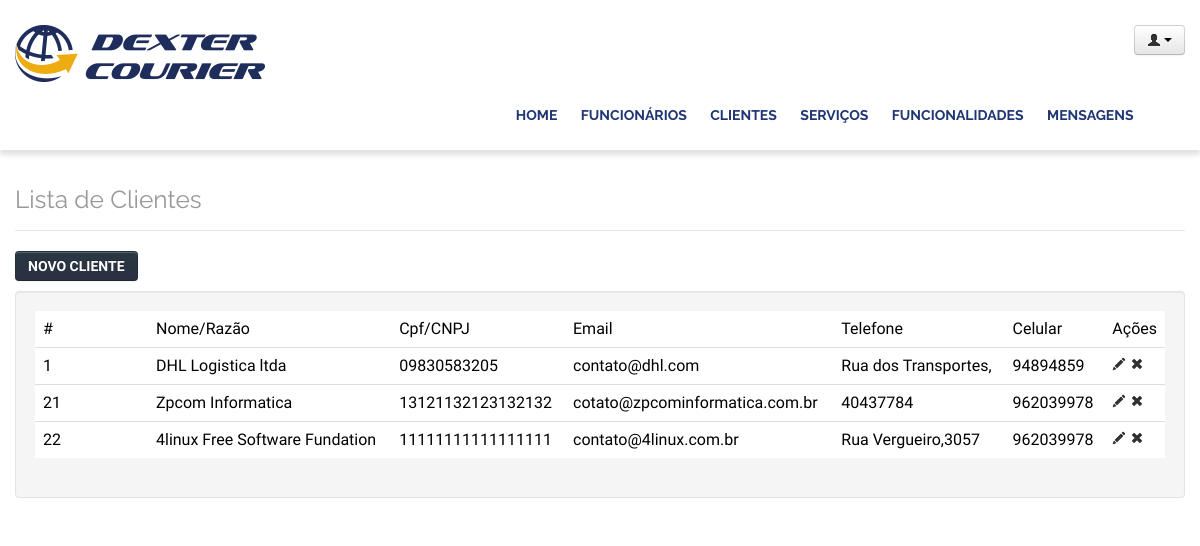
The app's page /752/files/web02/dexter/admin/clientes.php (signed in) with its own data.
### tables this page shows
CREATE TABLE `clientes` (
  `id` int(11) NOT NULL AUTO_INCREMENT,
  `nome_razao` varchar(200) DEFAULT NULL,
  `cpf_cnpj` varchar(200) DEFAULT NULL,
  `email` varchar(200) DEFAULT NULL,
  `telefone` varchar(20) DEFAULT NULL,
  `celular` varchar(20) DEFAULT NULL,
  `cep` varchar(12) DEFAULT NULL,
  `endereco` varchar(200) DEFAULT NULL,
  `bairro` varchar(100) DEFAULT NULL,
  `cidade` varchar(100) DEFAULT NULL,
  `estado` varchar(100) DEFAULT NULL,
  `ip` varchar(20) DEFAULT NULL,
  PRIMARY KEY (`id`)
);

### 752/files/web02/dexter/include/banco.php (called while the page is built, shortened)
<?php
	function listar($tabela, $campos = "*", $onde=null, $filtro=null, $ordem=null, $limite=null){
		$sql = "select $campos from $tabela";
		$registros = [];
		$query = mysql_query($sql) or die("MySQL error:".mysql_error());
    	while($registro = mysql_fetch_array($query)){
		    $registros[] = $registro;
		}
		return $registros;
	}

### 752/files/web02/dexter/admin/clientes.php (the view, shortened to what this page needs)
    <header class="header">
           <?php require 'topo.php';require 'checkLogin.php'; ?>
    </header>
    <div class="container">
    <div class="row">
    <div class="span12" style="margin-top:20px">
        <legend class="title">
            <h3>Lista de Clientes</h3>
        </legend>
        <div class="btn-toolbar">
            <a href="incluirCliente.php">
                <button class="btn btn-primary">Novo Cliente</button>
            </a>
        </div>
        <div class="well">
            <table width="100%" class="table">
                <col style="width:10%">
                <thead>
                    <tr class="bold">
                        <td>#</td>
                        <td>Nome/Razão</td>
                        <td>Cpf/CNPJ</td>
                        <td>Email</td>
                        <td>Telefone</td>
                        <td>Celular</td>
                        <td style="width: 36px;">Ações</td>
                    </tr>
                    <?php
							$registros = listar('clientes','id,nome_razao,cpf_cnpj,email,telefone,celular');
							foreach( $registros as $registro ){
						?>
					     <tr class="bold">
                        <td><?php echo $registro['id'] ?></td>
                        <td><?php echo $registro['nome_razao'] ?></td>
                        <td><?php echo $registro['cpf_cnpj'] ?></td>
                        <td><?php echo $registro['email'] ?></td>
                        <td><?php echo $registro['telefone'] ?></td>
                        <td><?php echo $registro['celular'] ?></td>
                        <td style="width: 36px;">
			<a href="alterarCliente.php?id=<?php echo $registro['id'] ?>"><i class="icon-pencil"> </i></a>
			<a href="excluirCliente.php?id=<?php echo $registro['id'] ?>"><i class="icon-remove"> </i></a>
								</td>
                    </tr>
					  <?php
					    }
						?>
                </thead>
            </table>
        </div>
    </div>
</div>
</div>
</body>
</html>

### 752/files/web02/dexter/include/css/style.css (style rules this page uses)
body { margin: 0; padding: 0; background: #F5F5F5; color: #555; font-family: 'Open Sans', sans-serif; font-weight: 300; }
.container { width:980px; margin: 0 auto; display: block; }
.header { width: 100%; background-color: white; padding: 15px; overflow: hidden; box-sizing: border-box; -webkit-box-shadow: 0 5px 5px rgba(0,0,0,.12); -moz-box-shadow: 0 5px 5px rgba(0,0,0,.12); box-shadow: 0 5px 5px rgba(0,0,0,.12); }
.title { font-family: 'Raleway', sans-serif; }
.title h3 { font-weight: normal; color: #999; }
.btn { background-color: #1f3574; text-transform: uppercase; color: #fff; text-decoration: none; padding: 10px 25px; font-weight: 700; border:0; font-size: 1em; }

### records on screen
clientes: id "1", nome_razao "DHL Logi­stica ltda", cpf_cnpj "09830583205", email "contato@dhl.com", telefone "Rua dos Transportes,", celular "94894859"
clientes: id "21", nome_razao "Zpcom Informatica", cpf_cnpj "13121132123132132", email "cotato@zpcominformatica.com.br", telefone "40437784", celular "962039978"
clientes: id "22", nome_razao "4linux Free Software Fundation", cpf_cnpj "11111111111111111", email "contato@4linux.com.br", telefone "Rua Vergueiro,3057", celular "962039978"
